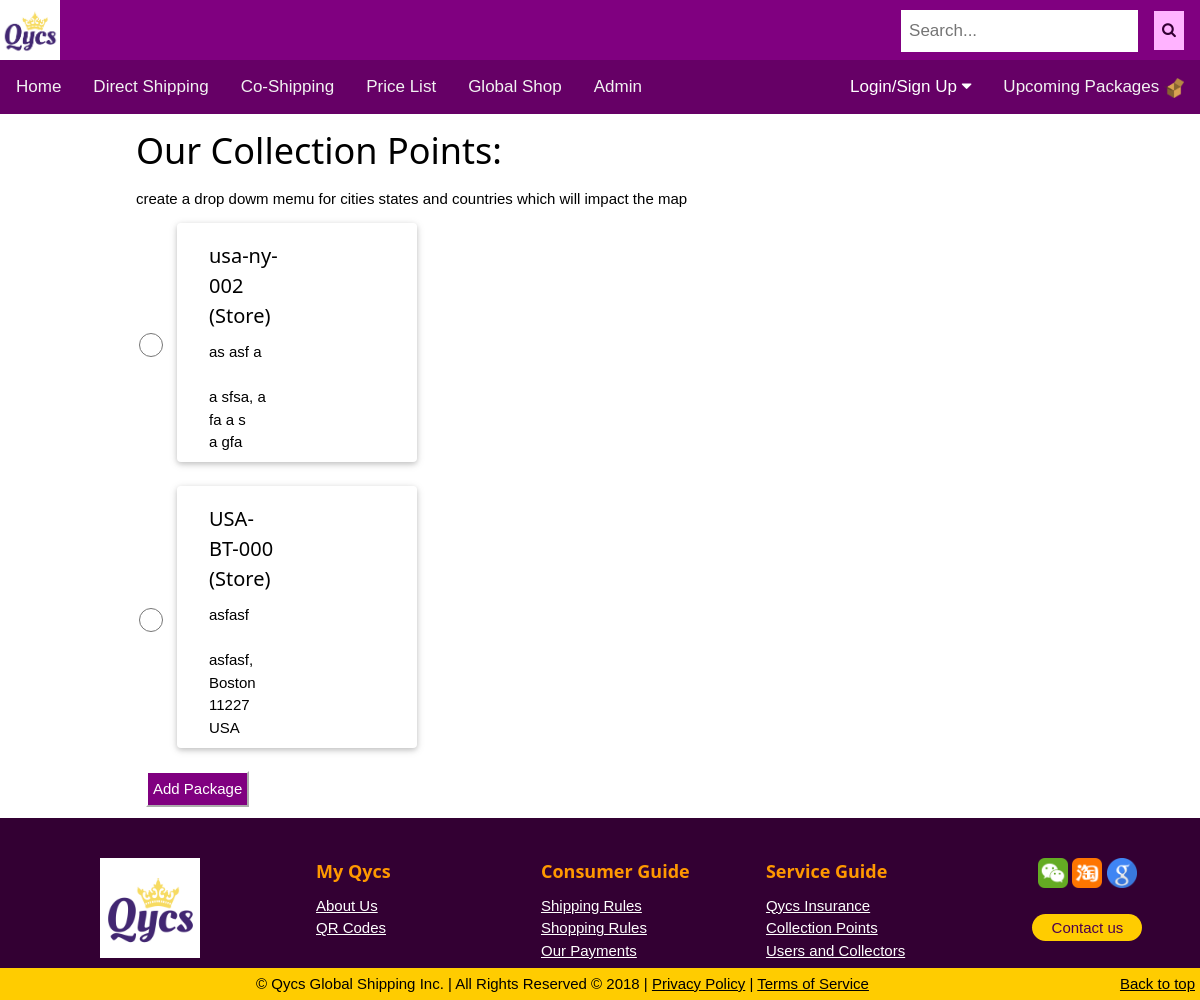
Before: /collection-points/ with the older database file.
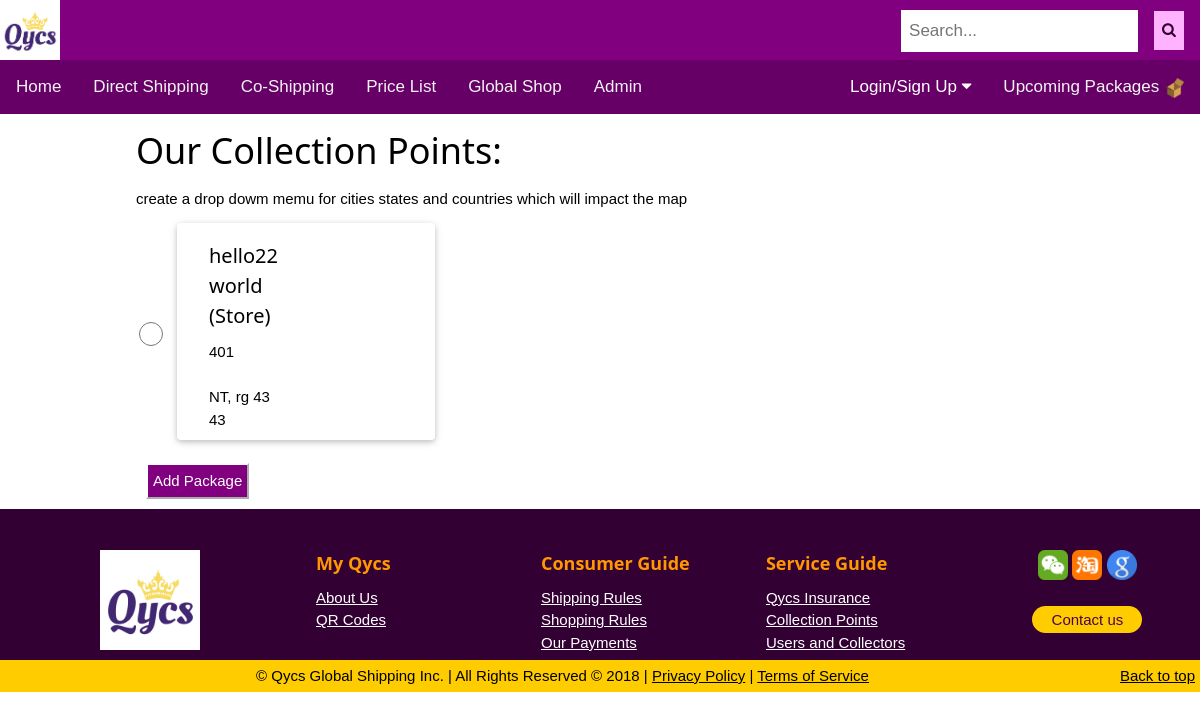
After: the same page with the newer database file.
### main/models.py (models this page shows, shortened)
class Address_Common_Info(models.Model):
	address = models.CharField(max_length=500, default='',verbose_name='地址' )
	apt = models.CharField(blank=True, max_length=10, default='',verbose_name='Apartment' )
	city = models.CharField(max_length=100, default='',verbose_name= 'City')
	state = models.CharField(max_length=100, default='',verbose_name= 'State')
	country = models.CharField(max_length=100, default='',verbose_name= 'Country')
	zipcode = models.CharField(max_length=5, default='', verbose_name= 'Zip Code')
	memo = models.TextField(blank = True, default='', verbose_name= 'Address Meno')
	class Meta:
		abstract = True

class CollectionPoint(Address_Common_Info):
	collector = models.OneToOneField(
		User,
		on_delete=models.PROTECT,
		primary_key=True,
		verbose_name= 'Collector'
	)
	created_date = models.DateTimeField(auto_now_add = True, blank=True, null=True)
	name = models.CharField(max_length = 16, unique = True, default='', verbose_name= 'Collection Point Name')
	license = models.CharField(max_length = 32, default='',verbose_name= 'License Number')
	license_type = models.CharField(max_length = 32, default='',verbose_name= 'License Type')
	license_image = models.ImageField(upload_to = 'collector_license', blank = 'True')
	id_image = models.ImageField(upload_to = 'collector_id')
	store = models.BooleanField(default = True, verbose_name= 'Store')
	store.boolean = True
	status = models.BooleanField(default = False, verbose_name= 'Avaliable')
	status.boolean = True
	image = models.ImageField(upload_to = 'collector_image', blank ='True')

### main/views.py (the view, shortened to what this page needs)
# urls.py: path('collection-points/', views.CollectionPointView.as_view(), name='collection_points'),
class CollectionPointView(TemplateView):
	template_name = 'main/collectionpoints.html'
	col_list = CollectionPoint.objects.filter(status=True)
	def get(self, request):
		return render(request, self.template_name, {'col_list': self.col_list,})

### main/templates/main/collectionpoints.html (shortened to what this page needs)
{% extends "main/base.html" %}
{% block content %}
<div class="w3-cell w3-mobile">
    <div class="w3-threequarter w3-container">
        <h1> Our Collection Points: </h1>
        create a drop dowm memu for cities states and countries which will impact the map
        <form method="post">
            <table>
                {% for choice in col_list %}
                    <tr><td>
                        <input type="radio" name="choice" class=" w3-radio" id="choice{{ forloop.counter }}" value="{{ choice.pk }}"
                            {% if choice == user.userprofile.default_col %} checked="checked" {% endif %} />
                        </td>
                        <td><div class="w3-card-2 w3-round w3-container">
                            <label for="choice{{ forloop.counter }}">
                                <div class="w3-half w3-container">
                                    <h4>{{choice.name}}
                                    {% if choice.store %}
                                        (Store)
                                    {% else %}
                                        (Personal Place)
                                    {% endif %}</h4>
                                    {{choice.address}}<br/>
                                    {{choice.apt}}<br/>
                                    {{choice.city}}, {{choice.state}} {{choice.zipcode}}<br/>
                                    {{choice.country}}<br/>
                                </div>
                            </label>
                        </div></td>
                    </tr>
                {% endfor %}
            </table>
            <input type="submit" value="Add Package" />
        </form>
    </div>
</div>
<div class="w3-cell w3-container w3-mobile">
</div>
{% endblock %}

### main/templates/main/base.html (shortened to what this page needs)
{% load static %}
<!doctype html>
<html lang="en">
  <head>
    <link rel="stylesheet" href="{% static 'css/style.css' %}">
    <link rel="stylesheet" href="{% static 'css/w3.css' %}">
    <link rel="stylesheet" href="https://cdnjs.cloudflare.com/ajax/libs/font-awesome/4.7.0/css/font-awesome.min.css">
</head>
<body>
<header>
    <div class = "navlogo">
      <img src="{% static 'image/logo.png' %}" alt="logo" width="60" height="60" />
      <div class ="search">
        <input type="text" placeholder="Search..." name="search">
        <button type="submit"><i class="fa fa-search"></i></button>
      </div>
    </div>
</header>
<div class="w3-bar">
    <div class="topnav " id="myTopnav">
      <a href="{% url 'home' %}">Home</a>
      <a href="{% url 'add_direct_shipping' %}">Direct Shipping</a>
      <a href="{% url 'collection_points' %}">Co-Shipping</a>
      <a href="">Price List</a>
      <a href="">Global Shop</a>
      <a href="/admin">Admin</a>
      <div class="topnav-right">
          {% if user.is_authenticated %}
            <div class="dropdown">
              <button class="dropbtn">{{user.username}}
                <i class="fa fa-caret-down"></i>
              </button>
              <div class="dropdown-content">
                <a href="{% url 'userprofile' %}">User Information</a>
                <a href="{% url 'useraddress' %}">Address List</a>
                <a href="{% url 'userpackage' %}">Packages History</a>
                <a href="{% url 'userwallet' %}">Wallet</a>
                <a href="/accounts/logout/">Logout</a>
              </div>
            </div>
          {% else %}
            <div class="dropdown">
              <button class="dropbtn">Login/Sign Up
                <i class="fa fa-caret-down"></i>
              </button>
            </div>
          {% endif %}
        <a href="{% url 'packagecard' %}">Upcoming Packages
        <img src="{% static 'image/box.png' %}" width="20" height="20"></a>
      </div>
  </div>
</div>
  <div class="w3-cell-row w3-mobile" style="width:80%;margin-left:auto;margin-right: auto">
  {% block content %}
  {% endblock %}
  </div>
    <div id="footer">
      <div class="w3-row">
        <div class="w3-quarter w3-container">
          <center><h5><a href="{% url 'home' %}"><img width="100" height="100" src="{% static 'image/logo.png'%}"></a></h5></center>
        </div>
        <div class = "w3-threequarter">
          <div class="w3-quarter w3-container">
                <h5 class="w3-text-orange" >My Qycs</h5>
                <a class="w3-text-white w3-medium" href="">About Us</a><br/>
                <a class="w3-text-white w3-medium" href="">QR Codes</a><br/>
          </div>
          <div class="w3-quarter w3-container">
                <h5 class="w3-text-orange" >Consumer Guide</h5>
                <a class="w3-text-white w3-medium" href="">Shipping Rules</a><br/>
            <a class="w3-text-white w3-medium" href="">Shopping Rules</a><br/>
            <a class="w3-text-white w3-medium" href="">Our Payments</a><br/>
          </div>
          <div class="w3-quarter w3-container">
            <h5 class="w3-text-orange">Service Guide</h5>
            <a class="w3-text-white w3-medium" href="">Qycs Insurance</a><br/>
            <a class="w3-text-white w3-medium" href="">Collection Points</a><br/>
            <a class="w3-text-white w3-medium" href="">Users and Collectors</a>
          </div>
          <div class="w3-quarter w3-container">
            <div class="social-networks">
              <a href="#" class="wechat"><img src="{% static 'image/wechat.ico' %}" width="30" height="30"></a>
              <a href="#" class="taobao"><img src="{% static 'image/taobao.ico' %}" width="30" height="30"></a>
              <a href="#" class="google"><img src="{% static 'image/google.ico' %}" width="30" height="30"></a>
            </div>
            <button type="button" class="btn btn-default">Contact us</button><br/>
          </div>
        </div>
      </div>
    </div>
    <div class="footer-copyright">
                &copy; Qycs Global Shipping Inc. | All Rights Reserved © 2018 |
      <a href="">Privacy Policy</a> | <a href="">Terms of Service</a>
      <span class="float-right"> <a href="">Back to top</a></span>
    </div>
</body>
</html>

### main/static/css/style.css (style rules this page uses)
body { font-family: Arial, Helvetica, sans-serif; }
.navlogo { background-color: #800080; }
.navlogo .search { float: right; }
.navlogo input[type=text] { padding: 8px; border: none; margin-top: 10px; margin-right: 16px; font-size: 17px; }
.navlogo .search button { color:#330033; background-color: #ffb3ff; float: right; padding: 8px; border: none; margin-top: 11px; margin-right: 16px; }
.topnav { overflow: hidden; background-color: #660066; }
.topnav-right { float: right; }
.topnav-right img { margin: 0; }
.topnav a { float: left; display: block; color: #f2f2f2; text-align: center; padding: 14px 16px; text-decoration: none; font-size: 17px; }
.dropdown { float: left; overflow: hidden; }
.dropdown .dropbtn { font-size: 17px; border: none; outline: none; color: white; padding: 14px 16px; background-color: inherit; font-family: inherit; margin: 0; }
.float-right { float: right; }
.w3-cell-row button, input[type="submit"] { background-color: #800080; color: #fff; padding: 5px 5px 5px 5px; border-width: 2px; border-color: #fff; border-style: outset; min-width: 70px; margin: 10px; }
.w3-card-2 { margin: 10px; }
#footer { background-color: #330033; color:#1a001a; padding-top: 10px; width:100%; bottom:0; margin-bottom: 0; padding-bottom: 0; }
#footer h5 { font-size: 18px; color: white; font-weight: bold; margin-top: 30px; }
#footer .social-networks { text-align: center; padding-top: 30px; padding-bottom: 16px; }
#footer button { color: #4d004d; background-color: #ffcc00; border-radius: 20px; border: none; width: 110px; display: block; margin: 0 auto; margin-top: 10px; line-height: 25px; }
.footer-copyright { background-color:#FFCC00; text-align: center; margin: 0; padding: 5px; }

### main/static/css/w3.css (style rules this page uses)
html { box-sizing:border-box }
*,*:before,*:after { box-sizing:inherit }
html { -ms-text-size-adjust:100%;-webkit-text-size-adjust:100% }
body { margin:0 }
article,aside,details,figcaption,figure,footer,header,main,menu,nav,section,summary { display:block }
a { background-color:transparent;-webkit-text-decoration-skip:objects }
img { border-style:none }
button,input,select,textarea { font:inherit;margin:0 }
button,input { overflow:visible }
button,select { text-transform:none }
button,html [type=button],[type=reset],[type=submit] { -webkit-appearance:button }
[type=checkbox],[type=radio] { padding:0 }
html,body { font-family:Verdana,sans-serif;font-size:15px;line-height:1.5 }
html { overflow-x:hidden }
h1 { font-size:36px }
h4 { font-size:20px }
h5 { font-size:18px }
h1,h2,h3,h4,h5,h6 { font-family:"Segoe UI",Arial,sans-serif;font-weight:400;margin:10px 0 }
img { vertical-align:middle }
a { color:inherit }
.w3-check,.w3-radio { width:24px;height:24px;position:relative;top:6px }
.w3-bar { width:100%;overflow:hidden }
.w3-container:after,.w3-container:before,.w3-panel:after,.w3-panel:before,.w3-row:after,.w3-row:before,.w3-row-padding:after,.w3-row-padding:before, .w3-cell-row:before,.w3-cell-row:after,.w3-clear:after,.w3-clear:before,.w3-bar:before,.w3-bar:after { content:"";display:table;clear:both }
.w3-col,.w3-half,.w3-third,.w3-twothird,.w3-threequarter,.w3-quarter { float:left;width:100% }
@media (min-width:601px) { .w3-col.m3,.w3-quarter { width:24.99999% } }
@media (min-width:601px) { .w3-col.m6,.w3-half { width:49.99999% } }
@media (min-width:601px) { .w3-col.m9,.w3-threequarter { width:74.99999% } }
.w3-cell-row { display:table;width:100% }
.w3-cell { display:table-cell }
.w3-round,.w3-round-medium { border-radius:4px }
.w3-container,.w3-panel { padding:0.01em 16px }
.w3-card,.w3-card-2 { box-shadow:0 2px 5px 0 rgba(0,0,0,0.16),0 2px 10px 0 rgba(0,0,0,0.12) }
.w3-medium { font-size:15px!important }
.w3-text-orange,.w3-hover-text-orange:hover { color:#ff9800!important }
.w3-text-white,.w3-hover-text-white:hover { color:#fff!important }

Changed rows visible on the page:
removed CollectionPoint: choice "☐ usa-ny-002 (Store) as asf a a", name "usa-ny-002", store "(Store)", address "as asf a", city "a sfsa", state "a fa", zipcode "a s", country "a gfa"
removed CollectionPoint: choice "☐ USA-BT-000 (Store) asfasf asf", name "USA-BT-000", store "(Store)", address "asfasf", city "asfasf", state "Boston", zipcode "11227", country "USA"
now on this page (row edited): CollectionPoint: choice "☐ hello22 world (Store) 401 NT,", name "hello22 world", store "(Store)", address "401", city "NT", state "rg", zipcode "43", country "43"
